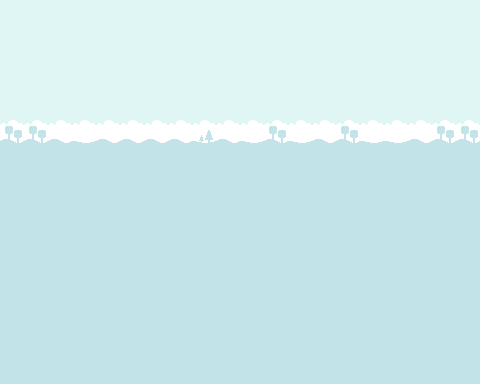

Rendered tile map (Tiled .tmx) drawn with the repository's tilesets; below, a short description and the full map source, tile grids included:
An orthogonal 20x16 tile map with 24x24 px tiles, 1 tile layer (cielo).

<map version="1.10" tiledversion="1.12.2" orientation="orthogonal" renderorder="right-down" width="20" height="16" tilewidth="24" tileheight="24" infinite="0" nextlayerid="2" nextobjectid="1">
 <tileset firstgid="1" source="background.tsx" />
 <layer id="1" name="cielo" width="20" height="16" parallaxx="0.15" parallaxy="0.15">
  <data encoding="csv">
2,1,3,1,4,4,4,4,2,1,4,1,4,4,1,4,3,2,1,3,
1,1,1,1,4,2,4,1,2,4,4,2,3,2,2,4,3,1,4,1,
2,3,1,3,4,2,3,3,4,4,1,4,2,4,4,2,3,3,1,4,
1,2,4,3,4,1,4,1,3,4,2,2,2,1,2,2,4,3,3,4,
3,1,4,2,2,4,1,4,3,2,4,4,3,4,3,1,3,4,1,2,
10,10,9,11,9,9,9,9,12,9,11,10,11,9,10,11,11,9,10,10,
19,18,19,19,20,19,20,20,17,17,19,20,19,20,18,19,17,19,18,20,
17,18,17,20,18,17,18,20,20,18,20,18,17,20,19,20,17,19,18,18,
17,19,17,17,19,19,18,20,19,18,17,17,18,20,18,17,20,18,19,17,
18,20,18,20,17,20,19,20,17,19,20,19,17,18,18,19,18,19,20,18,
19,17,20,19,20,18,17,17,17,18,18,18,18,19,19,19,19,19,19,17,
19,18,20,18,17,19,17,20,17,20,18,18,19,17,20,17,18,17,19,19,
19,17,20,19,17,17,19,17,17,17,20,17,17,18,18,20,18,17,20,18,
18,18,17,20,20,19,19,20,19,17,18,19,17,17,17,19,19,20,20,19,
20,17,17,19,20,17,19,18,20,19,19,18,18,19,18,18,19,17,19,17,
20,17,19,18,20,19,17,19,18,19,19,18,19,17,17,18,18,17,18,20
</data>
 </layer>
</map>
